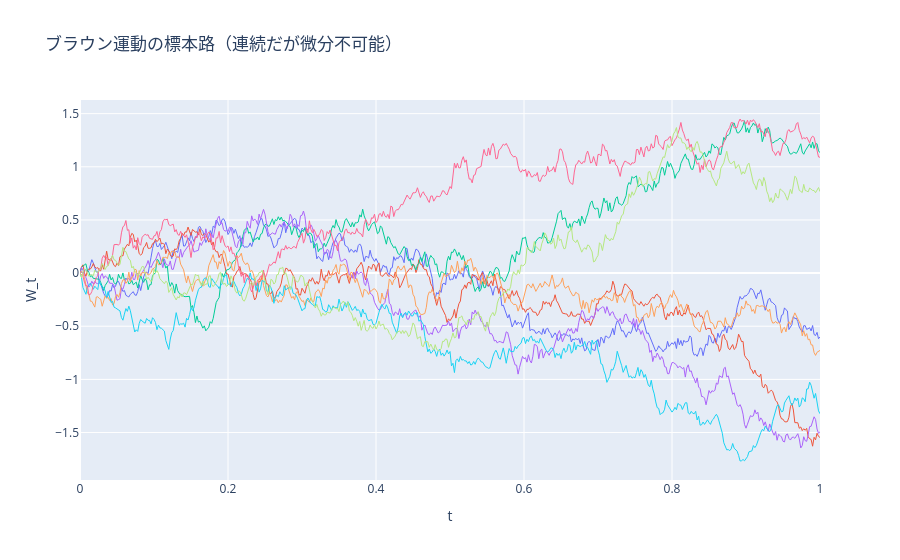

Notebook code for this chart:
### Markdown cell above
> **核心** — [W]_t = t。ランダムな揺れの『二乗の累積』は確定的に t になる。<br>
> **直感** — 増分は独立で分散が時間に比例。だから (ΔW)² を足し上げると t に収束する。<br>
> **実務** — この一点が伊藤の補題の ½σ² 項の源。あらゆる価格 PDE の出発点。

### Code cell
# ブラウン運動の標本路（8本）
W = sde.brownian_paths(1.0, 500, 8, rng=np.random.default_rng(0))
tg = np.linspace(0.0, 1.0, 501)
figbm = go.Figure()
for k in range(W.shape[0]):
    figbm.add_trace(go.Scatter(x=tg, y=W[k], mode="lines", line={"width": 1}, showlegend=False))
figbm.update_layout(
    title="ブラウン運動の標本路（連続だが微分不可能）", xaxis_title="t", yaxis_title="W_t"
)
figbm.show()

### Figure 1 — Plotly figure (JSON) as saved in the notebook; plotly's stock layout.template omitted (floating-point values rounded to 4 significant figures; data arrays with more than 128 entries replaced by an {"elided": "..."} marker saying what was removed)
{"data": [{"line": {"width": 1}, "mode": "lines", "showlegend": false, "type": "scatter", "x": {"elided": "501 float values"}, "y": {"elided": "501 float values"}}, {"line": {"width": 1}, "mode": "lines", "showlegend": false, "type": "scatter", "x": {"elided": "501 float values"}, "y": {"elided": "501 float values"}}, {"line": {"width": 1}, "mode": "lines", "showlegend": false, "type": "scatter", "x": {"elided": "501 float values"}, "y": {"elided": "501 float values"}}, {"line": {"width": 1}, "mode": "lines", "showlegend": false, "type": "scatter", "x": {"elided": "501 float values"}, "y": {"elided": "501 float values"}}, {"line": {"width": 1}, "mode": "lines", "showlegend": false, "type": "scatter", "x": {"elided": "501 float values"}, "y": {"elided": "501 float values"}}, {"line": {"width": 1}, "mode": "lines", "showlegend": false, "type": "scatter", "x": {"elided": "501 float values"}, "y": {"elided": "501 float values"}}, {"line": {"width": 1}, "mode": "lines", "showlegend": false, "type": "scatter", "x": {"elided": "501 float values"}, "y": {"elided": "501 float values"}}, {"line": {"width": 1}, "mode": "lines", "showlegend": false, "type": "scatter", "x": {"elided": "501 float values"}, "y": {"elided": "501 float values"}}], "layout": {"title": {"text": "ブラウン運動の標本路（連続だが微分不可能）"}, "xaxis": {"title": {"text": "t"}}, "yaxis": {"title": {"text": "W_t"}}}}
